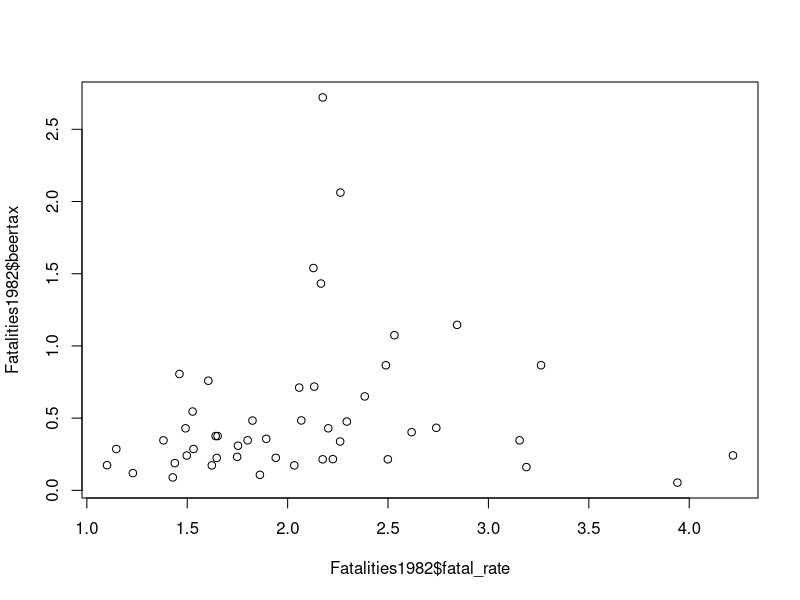
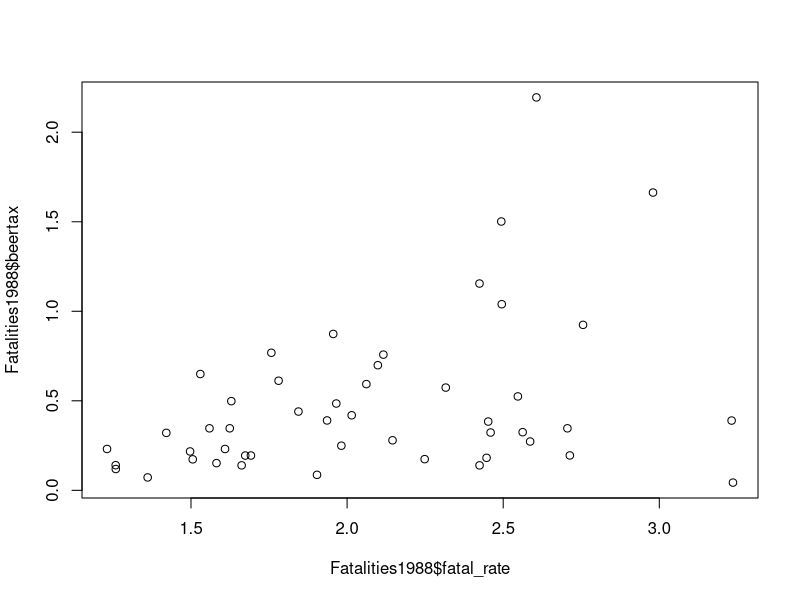
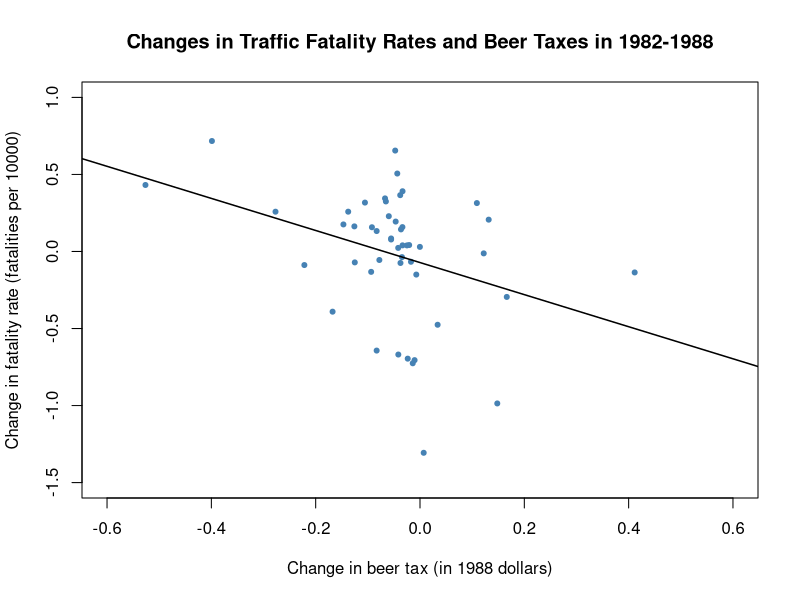

The R script that drew these images, in order: (Note: this script raises an error after producing the figures.)
#Copied from ITER BY Christoph Hanck, Martin Arnold, Alexander Gerber, and Martin Schmelzer
library(AER)
data(Fatalities)
# define the fatality rate
Fatalities$fatal_rate <- Fatalities$fatal / Fatalities$pop * 10000
# subset the data
Fatalities1982 <- subset(Fatalities, year == "1982")
Fatalities1988 <- subset(Fatalities, year == "1988")
plot(Fatalities1982$fatal_rate, Fatalities1982$beertax)
plot(Fatalities1988$fatal_rate, Fatalities1988$beertax)
# estimate simple regression models using 1982 and 1988 data
fatal1982_mod <- lm(fatal_rate ~ beertax, data = Fatalities1982)
fatal1988_mod <- lm(fatal_rate ~ beertax, data = Fatalities1988)
coeftest(fatal1982_mod, vcov. = vcovHC, type = "HC1")

# compute the differences
diff_fatal_rate <- Fatalities1988$fatal_rate - Fatalities1982$fatal_rate
diff_beertax <- Fatalities1988$beertax - Fatalities1982$beertax
# estimate a regression using differenced data
fatal_diff_mod <- lm(diff_fatal_rate ~ diff_beertax)
coeftest(fatal_diff_mod, vcov = vcovHC, type = "HC1")

# plot the differenced data
plot(x = diff_beertax,
     y = diff_fatal_rate,
     xlab = "Change in beer tax (in 1988 dollars)",
     ylab = "Change in fatality rate (fatalities per 10000)",
     main = "Changes in Traffic Fatality Rates and Beer Taxes in 1982-1988",
     xlim = c(-0.6, 0.6),
     ylim = c(-1.5, 1),
     pch = 20,
     col = "steelblue")
# add the regression line to plot
abline(fatal_diff_mod, lwd = 1.5)

install.packages("plm")
library("plm")

#We can simply use the function lm() to obtain an estimate of 1.
fatal_fe_lm_mod <- lm(fatal_rate ~ beertax + state - 1, data = Fatalities)
fatal_fe_lm_mod

# obtain demeaned data
Fatalities_demeaned <- with(Fatalities,
                            data.frame(fatal_rate = fatal_rate - ave(fatal_rate, state),
                                       beertax = beertax - ave(beertax, state)))
# estimate the regression
summary(lm(fatal_rate ~ beertax - 1, data = Fatalities_demeaned))

# estimate the fixed effects regression with plm()
fatal_fe_mod <- plm(fatal_rate ~ beertax,
                    data = Fatalities,
                    index = c("state", "year"),
                    model = "within")

# print summary using robust standard errors
coeftest(fatal_fe_mod, vcov. = vcovHC, type = "HC1")
 
##time fixed effects

fatal_tfe_lm_mod <- lm(fatal_rate ~ beertax + year - 1, data = Fatalities)
fatal_tfe_lm_mod
# print summary using robust standard errors
coeftest(fatal_tfe_mod, vcov. = vcovHC, type = "HC1")

##time and state fixed effects both

fatal_stfe_lm_mod <- lm(fatal_rate ~ beertax + state+year - 1, data = Fatalities)
fatal_stfe_lm_mod
# print summary using robust standard errors
coeftest(fatal_stfe_mod, vcov. = vcovHC, type = "HC1")

# via plm()
fatal_tefe_mod <- plm(fatal_rate ~ beertax,
                      data = Fatalities,
                      index = c("state", "year"),
                      model = "within",
                      effect = "twoways")
coeftest(fatal_tefe_mod, vcov = vcovHC, type = "HC1")
